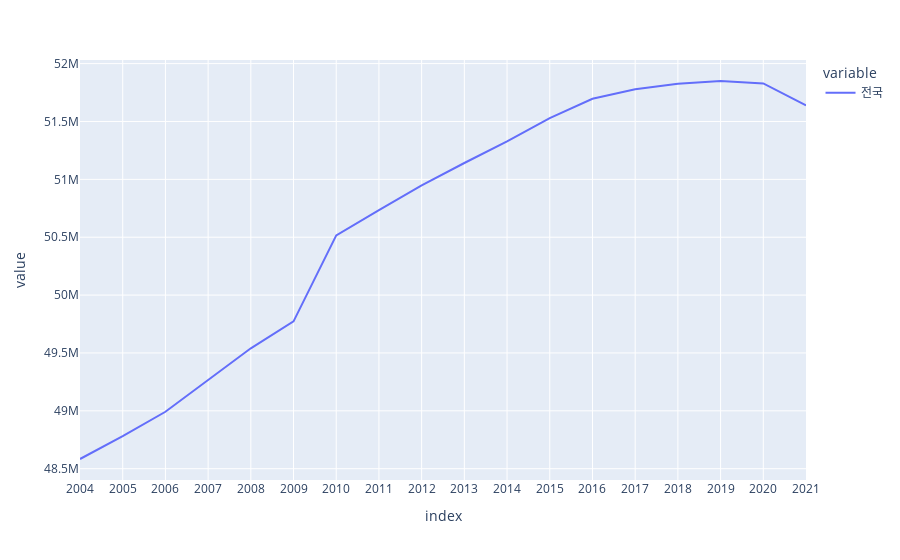

The notebook cell saved with this chart:
### Code cell
# 총인구수 -전국
plt.figure(figsize = (15,4))

px.line(data1['전국'])

### Figure 1 — Plotly figure (JSON) as saved in the notebook; plotly's stock layout.template omitted (floating-point values rounded to 4 significant figures)
{"data": [{"hovertemplate": "variable=전국<br>index=%{x}<br>value=%{y}<extra></extra>", "legendgroup": "전국", "line": {"color": "#636efa", "dash": "solid"}, "marker": {"symbol": "circle"}, "mode": "lines", "name": "전국", "orientation": "v", "showlegend": true, "type": "scatter", "x": ["2004", "2005", "2006", "2007", "2008", "2009", "2010", "2011", "2012", "2013", "2014", "2015", "2016", "2017", "2018", "2019", "2020", "2021"], "xaxis": "x", "y": [48583805, 48782274, 48991779, 49268928, 49540367, 49773145, 50515666, 50734284, 50948272, 51141463, 51327916, 51529338, 51696216, 51778544, 51826059, 51849861, 51829023, 51638809], "yaxis": "y"}], "layout": {"legend": {"title": {"text": "variable"}, "tracegroupgap": 0}, "margin": {"t": 60}, "xaxis": {"anchor": "y", "domain": [0, 1], "title": {"text": "index"}}, "yaxis": {"anchor": "x", "domain": [0, 1], "title": {"text": "value"}}}}
